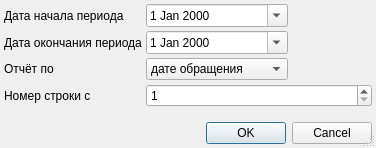
<?xml version="1.0" encoding="UTF-8"?>
<ui version="4.0">
 <class>ReportTraumaSetupDialog</class>
 <widget class="QDialog" name="ReportTraumaSetupDialog">
  <property name="windowModality">
   <enum>Qt::ApplicationModal</enum>
  </property>
  <property name="geometry">
   <rect>
    <x>0</x>
    <y>0</y>
    <width>376</width>
    <height>148</height>
   </rect>
  </property>
  <property name="windowTitle">
   <string>параметры отчёта</string>
  </property>
  <property name="sizeGripEnabled">
   <bool>true</bool>
  </property>
  <layout class="QGridLayout">
   <property name="margin">
    <number>4</number>
   </property>
   <property name="spacing">
    <number>4</number>
   </property>
   <item row="3" column="0">
    <widget class="QLabel" name="lblCntUser">
     <property name="text">
      <string>Номер строки с</string>
     </property>
    </widget>
   </item>
   <item row="3" column="1" colspan="2">
    <widget class="QFrame" name="frmMKB">
     <property name="frameShape">
      <enum>QFrame::NoFrame</enum>
     </property>
     <property name="frameShadow">
      <enum>QFrame::Raised</enum>
     </property>
     <layout class="QGridLayout" name="_2">
      <property name="horizontalSpacing">
       <number>4</number>
      </property>
      <property name="verticalSpacing">
       <number>0</number>
      </property>
      <property name="margin">
       <number>0</number>
      </property>
      <item row="0" column="0">
       <widget class="QSpinBox" name="edtCntUser">
        <property name="minimum">
         <number>1</number>
        </property>
        <property name="maximum">
         <number>999999999</number>
        </property>
       </widget>
      </item>
     </layout>
    </widget>
   </item>
   <item row="0" column="1">
    <widget class="CDateEdit" name="edtBegDate">
     <property name="calendarPopup">
      <bool>true</bool>
     </property>
    </widget>
   </item>
   <item row="0" column="0">
    <widget class="QLabel" name="lblBegDate">
     <property name="text">
      <string>Дата начала периода</string>
     </property>
     <property name="buddy">
      <cstring>edtBegDate</cstring>
     </property>
    </widget>
   </item>
   <item row="0" column="2">
    <spacer>
     <property name="orientation">
      <enum>Qt::Horizontal</enum>
     </property>
     <property name="sizeHint" stdset="0">
      <size>
       <width>91</width>
       <height>20</height>
      </size>
     </property>
    </spacer>
   </item>
   <item row="1" column="1">
    <widget class="CDateEdit" name="edtEndDate">
     <property name="calendarPopup">
      <bool>true</bool>
     </property>
    </widget>
   </item>
   <item row="1" column="0">
    <widget class="QLabel" name="lblEndDate">
     <property name="text">
      <string>Дата окончания периода</string>
     </property>
     <property name="buddy">
      <cstring>edtEndDate</cstring>
     </property>
    </widget>
   </item>
   <item row="4" column="0">
    <spacer>
     <property name="orientation">
      <enum>Qt::Vertical</enum>
     </property>
     <property name="sizeHint" stdset="0">
      <size>
       <width>129</width>
       <height>21</height>
      </size>
     </property>
    </spacer>
   </item>
   <item row="1" column="2">
    <spacer>
     <property name="orientation">
      <enum>Qt::Horizontal</enum>
     </property>
     <property name="sizeHint" stdset="0">
      <size>
       <width>91</width>
       <height>20</height>
      </size>
     </property>
    </spacer>
   </item>
   <item row="5" column="0" colspan="3">
    <widget class="QDialogButtonBox" name="buttonBox">
     <property name="orientation">
      <enum>Qt::Horizontal</enum>
     </property>
     <property name="standardButtons">
      <set>QDialogButtonBox::Cancel|QDialogButtonBox::Ok</set>
     </property>
    </widget>
   </item>
   <item row="2" column="1">
    <widget class="QComboBox" name="cmbPeriodIssueDate">
     <item>
      <property name="text">
       <string>дате обращения</string>
      </property>
     </item>
     <item>
      <property name="text">
       <string>дате происшествия</string>
      </property>
     </item>
    </widget>
   </item>
   <item row="2" column="0">
    <widget class="QLabel" name="lblPeriodIssueDate">
     <property name="text">
      <string>Отчёт по</string>
     </property>
    </widget>
   </item>
  </layout>
 </widget>
 <customwidgets>
  <customwidget>
   <class>CDateEdit</class>
   <extends>QDateEdit</extends>
   <header>library/DateEdit</header>
  </customwidget>
 </customwidgets>
 <tabstops>
  <tabstop>edtBegDate</tabstop>
  <tabstop>edtEndDate</tabstop>
  <tabstop>buttonBox</tabstop>
 </tabstops>
 <resources/>
 <connections>
  <connection>
   <sender>buttonBox</sender>
   <signal>accepted()</signal>
   <receiver>ReportTraumaSetupDialog</receiver>
   <slot>accept()</slot>
   <hints>
    <hint type="sourcelabel">
     <x>121</x>
     <y>138</y>
    </hint>
    <hint type="destinationlabel">
     <x>102</x>
     <y>90</y>
    </hint>
   </hints>
  </connection>
  <connection>
   <sender>buttonBox</sender>
   <signal>rejected()</signal>
   <receiver>ReportTraumaSetupDialog</receiver>
   <slot>reject()</slot>
   <hints>
    <hint type="sourcelabel">
     <x>234</x>
     <y>138</y>
    </hint>
    <hint type="destinationlabel">
     <x>236</x>
     <y>76</y>
    </hint>
   </hints>
  </connection>
 </connections>
</ui>
